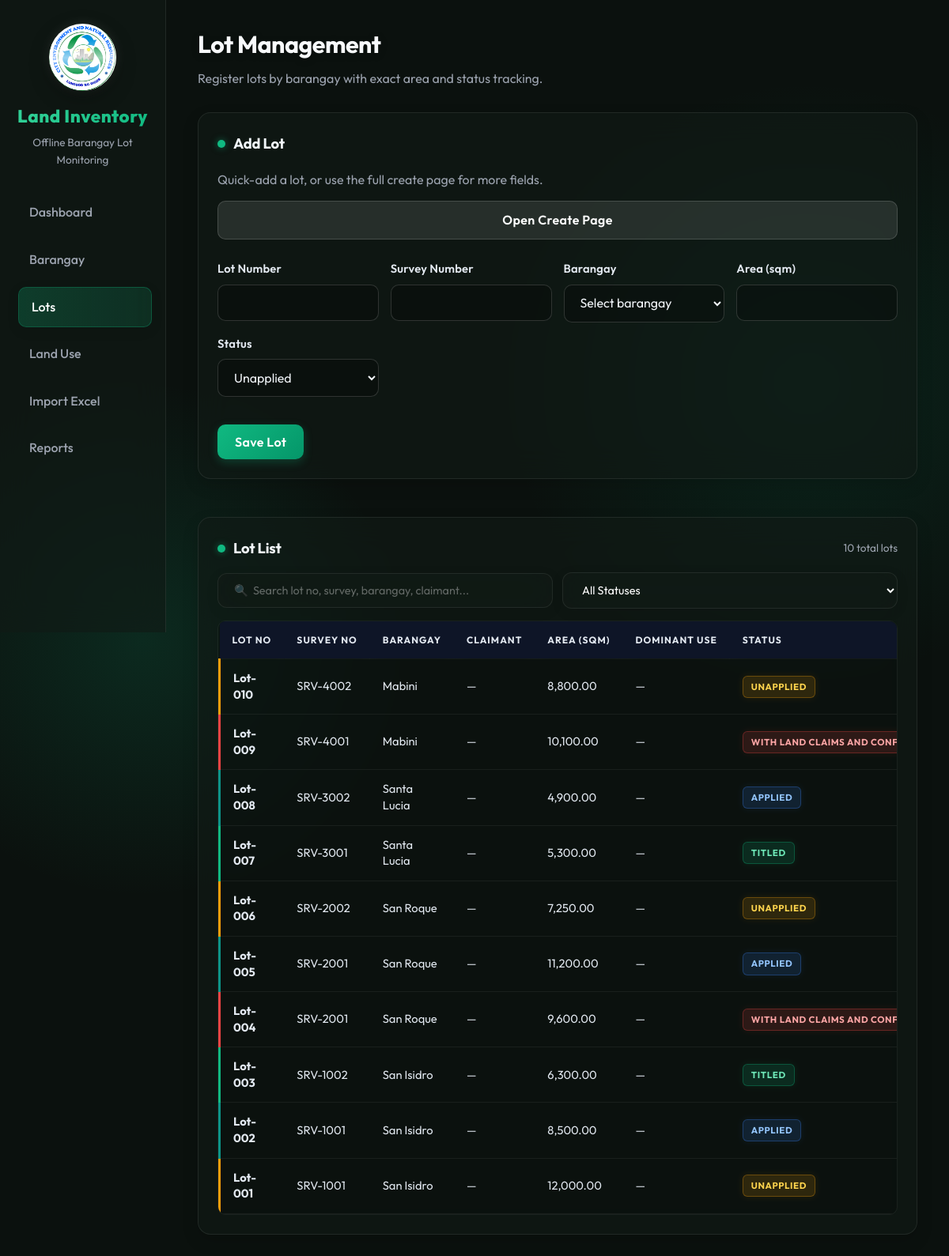
The app's page /lots/index.php with its own data.
### tables this page shows
CREATE TABLE `lots` (
    `id` INT AUTO_INCREMENT PRIMARY KEY,
    `lot_no` VARCHAR(100) NOT NULL,
    `survey_no` VARCHAR(100) NULL,
    `barangay_id` INT NOT NULL,
    `area_sqm` DOUBLE NOT NULL DEFAULT 0,
    `status` ENUM('Unapplied', 'Applied', 'Titled', 'Conflict') NOT NULL DEFAULT 'Unapplied',
    `survey_claimant` VARCHAR(255) NULL,
    `tax_declarant` VARCHAR(255) NULL,
    `current_claimant` VARCHAR(255) NULL,
    `claimant_sex` VARCHAR(20) NULL,
    `current_address` VARCHAR(255) NULL,
    `representative` VARCHAR(255) NULL,
    `representative_address` VARCHAR(255) NULL,
    `supporting_docs` VARCHAR(255) NULL,
    `subdivision` VARCHAR(50) NULL,
    `approved_survey_plan` VARCHAR(255) NULL,
    `land_case` VARCHAR(50) NULL,
    `titling_interest` VARCHAR(255) NULL,
    `mode_of_acquisition` VARCHAR(255) NULL,
    `dominant_use` VARCHAR(100) NULL,
    `remarks` TEXT NULL,
    `source_sheet` VARCHAR(100) NULL,
    `case_reference` VARCHAR(100) NULL,
    `sheet_row` INT NULL,
    CONSTRAINT `fk_lots_barangay`
        FOREIGN KEY (`barangay_id`) REFERENCES `barangay` (`id`)
        ON DELETE CASCADE ON UPDATE CASCADE
);

CREATE TABLE `barangay` (
    `id` INT AUTO_INCREMENT PRIMARY KEY,
    `name` VARCHAR(150) NOT NULL,
    `total_area_sqm` DOUBLE NOT NULL DEFAULT 0
);

### includes/functions.php (called while the page is built, shortened)
<?php
function h(?string $value): string
{
    return htmlspecialchars((string) $value, ENT_QUOTES, 'UTF-8');
}
function format_number(float $value): string
{
    return number_format($value, 2);
}
function fetch_barangays(mysqli $mysqli): array
{
    $sql = 'SELECT id, name, total_area_sqm FROM barangay ORDER BY name ASC';
    $result = $mysqli->query($sql);
    return $result ? $result->fetch_all(MYSQLI_ASSOC) : [];
}
function get_status_label(string $status): string
{
    return match ($status) {
        'Conflict' => 'With land claims and conflicts',
        default => $status,
    };
}
function app_url(string $path = ''): string
{
    $base = '/Land-Invertory-System';
    return $base . $path;
}
function get_status_badge_class(string $status): string
{
    return match ($status) {
        'Applied' => 'badge blue',
        'Titled' => 'badge green',
        'Conflict' => 'badge red',
        default => 'badge amber',
    };
}

### lots/index.php (the view, shortened to what this page needs)
<?php
require_once __DIR__ . '/../config/db.php';
require_once __DIR__ . '/../includes/functions.php';
$barangays = fetch_barangays($mysqli);
$lotsResult = $mysqli->query("
    SELECT l.id, l.lot_no, l.survey_no, b.name AS barangay_name, l.area_sqm, l.status, l.current_claimant, l.dominant_use
    FROM lots l
    INNER JOIN barangay b ON b.id = l.barangay_id
    ORDER BY l.id DESC
");
$lots = $lotsResult ? $lotsResult->fetch_all(MYSQLI_ASSOC) : [];
require_once __DIR__ . '/../includes/header.php';
?>
<section class="grid-form-table">
    <div class="panel">
        <h2 class="panel-title">Add Lot</h2>
        <?php if (!$barangays): ?>
            <div class="empty-state-fancy">
                <svg width="48" height="48" viewBox="0 0 24 24" fill="none" stroke="currentColor" stroke-width="1.5"><path d="M3 9l9-7 9 7v11a2 2 0 0 1-2 2H5a2 2 0 0 1-2-2z"></path><polyline points="9 22 9 12 15 12 15 22"></polyline></svg>
                <h3>No Barangays Yet</h3>
                <p>Add a barangay first before creating lot records.</p>
            </div>
        <?php else: ?>
            <div style="display: flex; flex-direction: column; gap: 15px; margin-bottom: 25px;">
                <p class="section-text" style="margin:0; line-height: 1.5; color: var(--text-muted);">Quick-add a lot, or use the full create page for more fields.</p>
                <a class="btn btn-secondary" style="justify-content: center;" href="<?= h(app_url('/lots/create.php')); ?>">Open Create Page</a>
            </div>
            <?php require __DIR__ . '/form.php'; ?>
        <?php endif; ?>
    </div>
    <div class="panel">
        <div class="actions-spread" style="margin-bottom: 15px;">
            <h2 class="panel-title" style="margin:0;">Lot List</h2>
            <span class="table-counter" id="lotCounter"><?= count($lots) ?> total lots</span>
        </div>
        <div class="table-filter-bar">
            <input type="text" id="filterText" placeholder="🔍  Search lot no, survey, barangay, claimant..." oninput="filterLots()">
            <select id="filterStatus" onchange="filterLots()">
                <option value="">All Statuses</option>
            </select>
        </div>
        <div class="table-wrap">
            <table class="table-sticky" id="lotsTable">
                <thead>
                    <tr>
                        <th>Lot No</th>
                        <th>Survey No</th>
                        <th>Barangay</th>
                        <th>Claimant</th>
                        <th>Area (sqm)</th>
                        <th>Dominant Use</th>
                        <th>Status</th>
                    </tr>
                </thead>
                <tbody id="lotsBody">
                    <?php if ($lots): ?>
                        <?php foreach ($lots as $lot):
                            $statusClass = 'status-' . strtolower(str_replace(' ', '-', $lot['status']));
                            if ($lot['status'] === 'Conflict') $statusClass = 'status-conflict';
                        ?>
                            <tr class="lot-row <?= h($statusClass) ?>"
                                data-lot="<?= h(strtolower($lot['lot_no'])) ?>"
                                data-survey="<?= h(strtolower($lot['survey_no'])) ?>"
                                data-barangay="<?= h(strtolower($lot['barangay_name'])) ?>"
                                data-claimant="<?= h(strtolower($lot['current_claimant'] ?? '')) ?>"
                                data-status="<?= h($lot['status']) ?>">
                                <td><strong><?= h($lot['lot_no']); ?></strong></td>
                                <td><?= h($lot['survey_no']); ?></td>
                                <td><?= h($lot['barangay_name']); ?></td>
                                <td><?= h($lot['current_claimant'] ?: '—'); ?></td>
                                <td><?= format_number((float) $lot['area_sqm']); ?></td>
                                <td><?= h($lot['dominant_use'] ?: '—'); ?></td>
                                <td><span class="<?= h(get_status_badge_class($lot['status'])); ?>"><?= h(get_status_label($lot['status'])); ?></span></td>
                            </tr>
                        <?php endforeach; ?>
                    <?php endif; ?>
                </tbody>
            </table>
        </div>
    </div>
</section>
<?php require_once __DIR__ . '/../includes/footer.php'; ?>

### records on screen
lots: lot_no "Lot-010", survey_no "SRV-4002", barangay.name "Mabini", current_claimant "—", area_sqm "8,800.00", dominant_use "—", status "UNAPPLIED"
lots: lot_no "Lot-009", survey_no "SRV-4001", barangay.name "Mabini", current_claimant "—", area_sqm "10,100.00", dominant_use "—", status "WITH LAND CLAIMS AND…"
lots: lot_no "Lot-008", survey_no "SRV-3002", barangay.name "Santa Lucia", current_claimant "—", area_sqm "4,900.00", dominant_use "—", status "APPLIED"
lots: lot_no "Lot-007", survey_no "SRV-3001", barangay.name "Santa Lucia", current_claimant "—", area_sqm "5,300.00", dominant_use "—", status "TITLED"
lots: lot_no "Lot-006", survey_no "SRV-2002", barangay.name "San Roque", current_claimant "—", area_sqm "7,250.00", dominant_use "—", status "UNAPPLIED"
lots: lot_no "Lot-005", survey_no "SRV-2001", barangay.name "San Roque", current_claimant "—", area_sqm "11,200.00", dominant_use "—", status "APPLIED"
lots: lot_no "Lot-004", survey_no "SRV-2001", barangay.name "San Roque", current_claimant "—", area_sqm "9,600.00", dominant_use "—", status "WITH LAND CLAIMS AND…"
lots: lot_no "Lot-003", survey_no "SRV-1002", barangay.name "San Isidro", current_claimant "—", area_sqm "6,300.00", dominant_use "—", status "TITLED"
lots: lot_no "Lot-002", survey_no "SRV-1001", barangay.name "San Isidro", current_claimant "—", area_sqm "8,500.00", dominant_use "—", status "APPLIED"
lots: lot_no "Lot-001", survey_no "SRV-1001", barangay.name "San Isidro", current_claimant "—", area_sqm "12,000.00", dominant_use "—", status "UNAPPLIED"

### other values on screen
$pageTitle "Lot Management"
$pageDescription "Register lots by barangay with exact area and status tracking."
$lotSubmitLabel "Save Lot"
count($lots) "10"
form field status "Unapplied"
